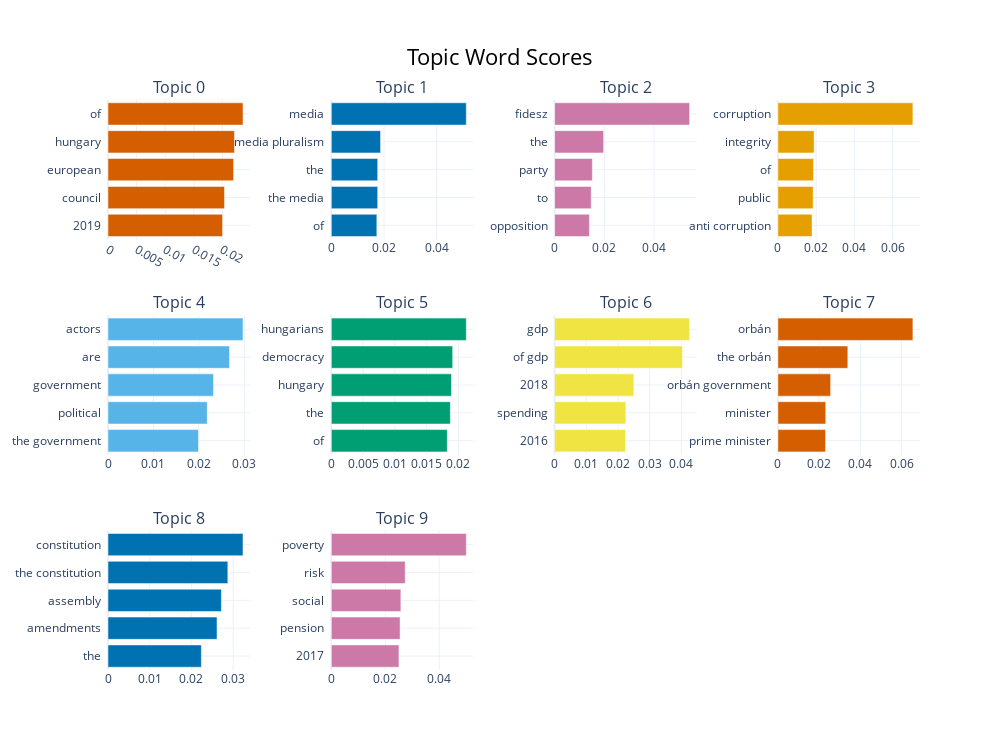

Notebook source saved alongside this figure:
### Code cell
# visualize topic words/n_grams
model.visualize_barchart(top_n_topics=10)

### Figure 1 — Plotly figure (JSON) as saved in the notebook; plotly's stock layout.template omitted (floating-point values rounded to 4 significant figures)
{"data": [{"marker": {"color": "#D55E00"}, "orientation": "h", "type": "bar", "x": [0.02002, 0.02036, 0.02195, 0.0221, 0.02359], "xaxis": "x", "y": ["2019  ", "council  ", "european  ", "hungary  ", "of  "], "yaxis": "y"}, {"marker": {"color": "#0072B2"}, "orientation": "h", "type": "bar", "x": [0.01728, 0.0176, 0.0176, 0.01869, 0.05122], "xaxis": "x2", "y": ["of  ", "the media  ", "the  ", "media pluralism  ", "media  "], "yaxis": "y2"}, {"marker": {"color": "#CC79A7"}, "orientation": "h", "type": "bar", "x": [0.01399, 0.01472, 0.01519, 0.01971, 0.05426], "xaxis": "x3", "y": ["opposition  ", "to  ", "party  ", "the  ", "fidesz  "], "yaxis": "y3"}, {"marker": {"color": "#E69F00"}, "orientation": "h", "type": "bar", "x": [0.01788, 0.01845, 0.01865, 0.01895, 0.07064], "xaxis": "x4", "y": ["anti corruption  ", "public  ", "of  ", "integrity  ", "corruption  "], "yaxis": "y4"}, {"marker": {"color": "#56B4E9"}, "orientation": "h", "type": "bar", "x": [0.01989, 0.02183, 0.0232, 0.02672, 0.02968], "xaxis": "x5", "y": ["the government  ", "political  ", "government  ", "are  ", "actors  "], "yaxis": "y5"}, {"marker": {"color": "#009E73"}, "orientation": "h", "type": "bar", "x": [0.01826, 0.01874, 0.01891, 0.0191, 0.02125], "xaxis": "x6", "y": ["of  ", "the  ", "hungary  ", "democracy  ", "hungarians  "], "yaxis": "y6"}, {"marker": {"color": "#F0E442"}, "orientation": "h", "type": "bar", "x": [0.02237, 0.02248, 0.02501, 0.04035, 0.04259], "xaxis": "x7", "y": ["2016  ", "spending  ", "2018  ", "of gdp  ", "gdp  "], "yaxis": "y7"}, {"marker": {"color": "#D55E00"}, "orientation": "h", "type": "bar", "x": [0.02312, 0.02323, 0.02558, 0.03394, 0.06551], "xaxis": "x8", "y": ["prime minister  ", "minister  ", "orbán government  ", "the orbán  ", "orbán  "], "yaxis": "y8"}, {"marker": {"color": "#0072B2"}, "orientation": "h", "type": "bar", "x": [0.02239, 0.02614, 0.02718, 0.02873, 0.03236], "xaxis": "x9", "y": ["the  ", "amendments  ", "assembly  ", "the constitution  ", "constitution  "], "yaxis": "y9"}, {"marker": {"color": "#CC79A7"}, "orientation": "h", "type": "bar", "x": [0.02507, 0.0255, 0.02578, 0.02739, 0.05004], "xaxis": "x10", "y": ["2017  ", "pension  ", "social  ", "risk  ", "poverty  "], "yaxis": "y10"}], "layout": {"annotations": [{"font": {"size": 16}, "showarrow": false, "text": "Topic 0", "x": 0.0875, "xanchor": "center", "xref": "paper", "y": 1, "yanchor": "bottom", "yref": "paper"}, {"font": {"size": 16}, "showarrow": false, "text": "Topic 1", "x": 0.3625, "xanchor": "center", "xref": "paper", "y": 1, "yanchor": "bottom", "yref": "paper"}, {"font": {"size": 16}, "showarrow": false, "text": "Topic 2", "x": 0.6375, "xanchor": "center", "xref": "paper", "y": 1, "yanchor": "bottom", "yref": "paper"}, {"font": {"size": 16}, "showarrow": false, "text": "Topic 3", "x": 0.9125, "xanchor": "center", "xref": "paper", "y": 1, "yanchor": "bottom", "yref": "paper"}, {"font": {"size": 16}, "showarrow": false, "text": "Topic 4", "x": 0.0875, "xanchor": "center", "xref": "paper", "y": 0.6222, "yanchor": "bottom", "yref": "paper"}, {"font": {"size": 16}, "showarrow": false, "text": "Topic 5", "x": 0.3625, "xanchor": "center", "xref": "paper", "y": 0.6222, "yanchor": "bottom", "yref": "paper"}, {"font": {"size": 16}, "showarrow": false, "text": "Topic 6", "x": 0.6375, "xanchor": "center", "xref": "paper", "y": 0.6222, "yanchor": "bottom", "yref": "paper"}, {"font": {"size": 16}, "showarrow": false, "text": "Topic 7", "x": 0.9125, "xanchor": "center", "xref": "paper", "y": 0.6222, "yanchor": "bottom", "yref": "paper"}, {"font": {"size": 16}, "showarrow": false, "text": "Topic 8", "x": 0.0875, "xanchor": "center", "xref": "paper", "y": 0.2444, "yanchor": "bottom", "yref": "paper"}, {"font": {"size": 16}, "showarrow": false, "text": "Topic 9", "x": 0.3625, "xanchor": "center", "xref": "paper", "y": 0.2444, "yanchor": "bottom", "yref": "paper"}], "height": 750, "hoverlabel": {"bgcolor": "white", "font": {"family": "Rockwell", "size": 16}}, "showlegend": false, "title": {"font": {"color": "Black", "size": 22}, "text": "Topic Word Scores", "x": 0.5, "xanchor": "center", "yanchor": "top"}, "width": 1000, "xaxis": {"anchor": "y", "autorange": true, "domain": [0, 0.175], "range": [0, 0.02484], "showgrid": true, "type": "linear"}, "xaxis10": {"anchor": "y10", "autorange": true, "domain": [0.275, 0.45], "range": [0, 0.05267], "showgrid": true, "type": "linear"}, "xaxis11": {"anchor": "y11", "domain": [0.55, 0.725], "showgrid": true}, "xaxis12": {"anchor": "y12", "domain": [0.825, 1], "showgrid": true}, "xaxis2": {"anchor": "y2", "autorange": true, "domain": [0.275, 0.45], "range": [0, 0.05392], "showgrid": true, "type": "linear"}, "xaxis3": {"anchor": "y3", "autorange": true, "domain": [0.55, 0.725], "range": [0, 0.05712], "showgrid": true, "type": "linear"}, "xaxis4": {"anchor": "y4", "autorange": true, "domain": [0.825, 1], "range": [0, 0.07436], "showgrid": true, "type": "linear"}, "xaxis5": {"anchor": "y5", "autorange": true, "domain": [0, 0.175], "range": [0, 0.03124], "showgrid": true, "type": "linear"}, "xaxis6": {"anchor": "y6", "autorange": true, "domain": [0.275, 0.45], "range": [0, 0.02236], "showgrid": true, "type": "linear"}, "xaxis7": {"anchor": "y7", "autorange": true, "domain": [0.55, 0.725], "range": [0, 0.04483], "showgrid": true, "type": "linear"}, "xaxis8": {"anchor": "y8", "autorange": true, "domain": [0.825, 1], "range": [0, 0.06896], "showgrid": true, "type": "linear"}, "xaxis9": {"anchor": "y9", "autorange": true, "domain": [0, 0.175], "range": [0, 0.03407], "showgrid": true, "type": "linear"}, "yaxis": {"anchor": "x", "autorange": true, "domain": [0.7556, 1], "range": [-0.5, 4.5], "showgrid": true, "type": "category"}, "yaxis10": {"anchor": "x10", "autorange": true, "domain": [0, 0.2444], "range": [-0.5, 4.5], "showgrid": true, "type": "category"}, "yaxis11": {"anchor": "x11", "domain": [0, 0.2444], "showgrid": true}, "yaxis12": {"anchor": "x12", "domain": [0, 0.2444], "showgrid": true}, "yaxis2": {"anchor": "x2", "autorange": true, "domain": [0.7556, 1], "range": [-0.5, 4.5], "showgrid": true, "type": "category"}, "yaxis3": {"anchor": "x3", "autorange": true, "domain": [0.7556, 1], "range": [-0.5, 4.5], "showgrid": true, "type": "category"}, "yaxis4": {"anchor": "x4", "autorange": true, "domain": [0.7556, 1], "range": [-0.5, 4.5], "showgrid": true, "type": "category"}, "yaxis5": {"anchor": "x5", "autorange": true, "domain": [0.3778, 0.6222], "range": [-0.5, 4.5], "showgrid": true, "type": "category"}, "yaxis6": {"anchor": "x6", "autorange": true, "domain": [0.3778, 0.6222], "range": [-0.5, 4.5], "showgrid": true, "type": "category"}, "yaxis7": {"anchor": "x7", "autorange": true, "domain": [0.3778, 0.6222], "range": [-0.5, 4.5], "showgrid": true, "type": "category"}, "yaxis8": {"anchor": "x8", "autorange": true, "domain": [0.3778, 0.6222], "range": [-0.5, 4.5], "showgrid": true, "type": "category"}, "yaxis9": {"anchor": "x9", "autorange": true, "domain": [0, 0.2444], "range": [-0.5, 4.5], "showgrid": true, "type": "category"}}}
